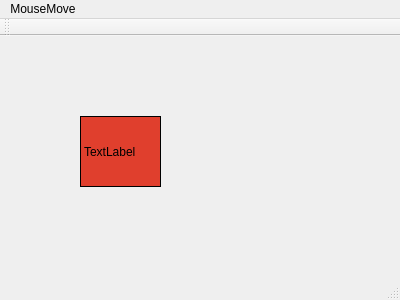
<?xml version="1.0" encoding="UTF-8"?>
<ui version="4.0">
 <class>MouseDlg</class>
 <widget class="QMainWindow" name="MouseDlg">
  <property name="geometry">
   <rect>
    <x>0</x>
    <y>0</y>
    <width>400</width>
    <height>300</height>
   </rect>
  </property>
  <property name="windowTitle">
   <string>MouseDlg</string>
  </property>
  <property name="autoFillBackground">
   <bool>true</bool>
  </property>
  <widget class="QWidget" name="centralWidget">
   <widget class="QLabel" name="label">
    <property name="geometry">
     <rect>
      <x>80</x>
      <y>80</y>
      <width>81</width>
      <height>71</height>
     </rect>
    </property>
    <property name="palette">
     <palette>
      <active>
       <colorrole role="WindowText">
        <brush brushstyle="SolidPattern">
         <color alpha="255">
          <red>0</red>
          <green>0</green>
          <blue>0</blue>
         </color>
        </brush>
       </colorrole>
       <colorrole role="Button">
        <brush brushstyle="SolidPattern">
         <color alpha="255">
          <red>224</red>
          <green>63</green>
          <blue>45</blue>
         </color>
        </brush>
       </colorrole>
       <colorrole role="Light">
        <brush brushstyle="SolidPattern">
         <color alpha="255">
          <red>255</red>
          <green>145</green>
          <blue>132</blue>
         </color>
        </brush>
       </colorrole>
       <colorrole role="Midlight">
        <brush brushstyle="SolidPattern">
         <color alpha="255">
          <red>239</red>
          <green>104</green>
          <blue>88</blue>
         </color>
        </brush>
       </colorrole>
       <colorrole role="Dark">
        <brush brushstyle="SolidPattern">
         <color alpha="255">
          <red>112</red>
          <green>31</green>
          <blue>22</blue>
         </color>
        </brush>
       </colorrole>
       <colorrole role="Mid">
        <brush brushstyle="SolidPattern">
         <color alpha="255">
          <red>149</red>
          <green>42</green>
          <blue>30</blue>
         </color>
        </brush>
       </colorrole>
       <colorrole role="Text">
        <brush brushstyle="SolidPattern">
         <color alpha="255">
          <red>0</red>
          <green>0</green>
          <blue>0</blue>
         </color>
        </brush>
       </colorrole>
       <colorrole role="BrightText">
        <brush brushstyle="SolidPattern">
         <color alpha="255">
          <red>255</red>
          <green>255</green>
          <blue>255</blue>
         </color>
        </brush>
       </colorrole>
       <colorrole role="ButtonText">
        <brush brushstyle="SolidPattern">
         <color alpha="255">
          <red>0</red>
          <green>0</green>
          <blue>0</blue>
         </color>
        </brush>
       </colorrole>
       <colorrole role="Base">
        <brush brushstyle="SolidPattern">
         <color alpha="255">
          <red>255</red>
          <green>255</green>
          <blue>255</blue>
         </color>
        </brush>
       </colorrole>
       <colorrole role="Window">
        <brush brushstyle="SolidPattern">
         <color alpha="255">
          <red>224</red>
          <green>63</green>
          <blue>45</blue>
         </color>
        </brush>
       </colorrole>
       <colorrole role="Shadow">
        <brush brushstyle="SolidPattern">
         <color alpha="255">
          <red>0</red>
          <green>0</green>
          <blue>0</blue>
         </color>
        </brush>
       </colorrole>
       <colorrole role="AlternateBase">
        <brush brushstyle="SolidPattern">
         <color alpha="255">
          <red>239</red>
          <green>159</green>
          <blue>150</blue>
         </color>
        </brush>
       </colorrole>
       <colorrole role="ToolTipBase">
        <brush brushstyle="SolidPattern">
         <color alpha="255">
          <red>255</red>
          <green>255</green>
          <blue>220</blue>
         </color>
        </brush>
       </colorrole>
       <colorrole role="ToolTipText">
        <brush brushstyle="SolidPattern">
         <color alpha="255">
          <red>0</red>
          <green>0</green>
          <blue>0</blue>
         </color>
        </brush>
       </colorrole>
      </active>
      <inactive>
       <colorrole role="WindowText">
        <brush brushstyle="SolidPattern">
         <color alpha="255">
          <red>0</red>
          <green>0</green>
          <blue>0</blue>
         </color>
        </brush>
       </colorrole>
       <colorrole role="Button">
        <brush brushstyle="SolidPattern">
         <color alpha="255">
          <red>224</red>
          <green>63</green>
          <blue>45</blue>
         </color>
        </brush>
       </colorrole>
       <colorrole role="Light">
        <brush brushstyle="SolidPattern">
         <color alpha="255">
          <red>255</red>
          <green>145</green>
          <blue>132</blue>
         </color>
        </brush>
       </colorrole>
       <colorrole role="Midlight">
        <brush brushstyle="SolidPattern">
         <color alpha="255">
          <red>239</red>
          <green>104</green>
          <blue>88</blue>
         </color>
        </brush>
       </colorrole>
       <colorrole role="Dark">
        <brush brushstyle="SolidPattern">
         <color alpha="255">
          <red>112</red>
          <green>31</green>
          <blue>22</blue>
         </color>
        </brush>
       </colorrole>
       <colorrole role="Mid">
        <brush brushstyle="SolidPattern">
         <color alpha="255">
          <red>149</red>
          <green>42</green>
          <blue>30</blue>
         </color>
        </brush>
       </colorrole>
       <colorrole role="Text">
        <brush brushstyle="SolidPattern">
         <color alpha="255">
          <red>0</red>
          <green>0</green>
          <blue>0</blue>
         </color>
        </brush>
       </colorrole>
       <colorrole role="BrightText">
        <brush brushstyle="SolidPattern">
         <color alpha="255">
          <red>255</red>
          <green>255</green>
          <blue>255</blue>
         </color>
        </brush>
       </colorrole>
       <colorrole role="ButtonText">
        <brush brushstyle="SolidPattern">
         <color alpha="255">
          <red>0</red>
          <green>0</green>
          <blue>0</blue>
         </color>
        </brush>
       </colorrole>
       <colorrole role="Base">
        <brush brushstyle="SolidPattern">
         <color alpha="255">
          <red>255</red>
          <green>255</green>
          <blue>255</blue>
         </color>
        </brush>
       </colorrole>
       <colorrole role="Window">
        <brush brushstyle="SolidPattern">
         <color alpha="255">
          <red>224</red>
          <green>63</green>
          <blue>45</blue>
         </color>
        </brush>
       </colorrole>
       <colorrole role="Shadow">
        <brush brushstyle="SolidPattern">
         <color alpha="255">
          <red>0</red>
          <green>0</green>
          <blue>0</blue>
         </color>
        </brush>
       </colorrole>
       <colorrole role="AlternateBase">
        <brush brushstyle="SolidPattern">
         <color alpha="255">
          <red>239</red>
          <green>159</green>
          <blue>150</blue>
         </color>
        </brush>
       </colorrole>
       <colorrole role="ToolTipBase">
        <brush brushstyle="SolidPattern">
         <color alpha="255">
          <red>255</red>
          <green>255</green>
          <blue>220</blue>
         </color>
        </brush>
       </colorrole>
       <colorrole role="ToolTipText">
        <brush brushstyle="SolidPattern">
         <color alpha="255">
          <red>0</red>
          <green>0</green>
          <blue>0</blue>
         </color>
        </brush>
       </colorrole>
      </inactive>
      <disabled>
       <colorrole role="WindowText">
        <brush brushstyle="SolidPattern">
         <color alpha="255">
          <red>112</red>
          <green>31</green>
          <blue>22</blue>
         </color>
        </brush>
       </colorrole>
       <colorrole role="Button">
        <brush brushstyle="SolidPattern">
         <color alpha="255">
          <red>224</red>
          <green>63</green>
          <blue>45</blue>
         </color>
        </brush>
       </colorrole>
       <colorrole role="Light">
        <brush brushstyle="SolidPattern">
         <color alpha="255">
          <red>255</red>
          <green>145</green>
          <blue>132</blue>
         </color>
        </brush>
       </colorrole>
       <colorrole role="Midlight">
        <brush brushstyle="SolidPattern">
         <color alpha="255">
          <red>239</red>
          <green>104</green>
          <blue>88</blue>
         </color>
        </brush>
       </colorrole>
       <colorrole role="Dark">
        <brush brushstyle="SolidPattern">
         <color alpha="255">
          <red>112</red>
          <green>31</green>
          <blue>22</blue>
         </color>
        </brush>
       </colorrole>
       <colorrole role="Mid">
        <brush brushstyle="SolidPattern">
         <color alpha="255">
          <red>149</red>
          <green>42</green>
          <blue>30</blue>
         </color>
        </brush>
       </colorrole>
       <colorrole role="Text">
        <brush brushstyle="SolidPattern">
         <color alpha="255">
          <red>112</red>
          <green>31</green>
          <blue>22</blue>
         </color>
        </brush>
       </colorrole>
       <colorrole role="BrightText">
        <brush brushstyle="SolidPattern">
         <color alpha="255">
          <red>255</red>
          <green>255</green>
          <blue>255</blue>
         </color>
        </brush>
       </colorrole>
       <colorrole role="ButtonText">
        <brush brushstyle="SolidPattern">
         <color alpha="255">
          <red>112</red>
          <green>31</green>
          <blue>22</blue>
         </color>
        </brush>
       </colorrole>
       <colorrole role="Base">
        <brush brushstyle="SolidPattern">
         <color alpha="255">
          <red>224</red>
          <green>63</green>
          <blue>45</blue>
         </color>
        </brush>
       </colorrole>
       <colorrole role="Window">
        <brush brushstyle="SolidPattern">
         <color alpha="255">
          <red>224</red>
          <green>63</green>
          <blue>45</blue>
         </color>
        </brush>
       </colorrole>
       <colorrole role="Shadow">
        <brush brushstyle="SolidPattern">
         <color alpha="255">
          <red>0</red>
          <green>0</green>
          <blue>0</blue>
         </color>
        </brush>
       </colorrole>
       <colorrole role="AlternateBase">
        <brush brushstyle="SolidPattern">
         <color alpha="255">
          <red>224</red>
          <green>63</green>
          <blue>45</blue>
         </color>
        </brush>
       </colorrole>
       <colorrole role="ToolTipBase">
        <brush brushstyle="SolidPattern">
         <color alpha="255">
          <red>255</red>
          <green>255</green>
          <blue>220</blue>
         </color>
        </brush>
       </colorrole>
       <colorrole role="ToolTipText">
        <brush brushstyle="SolidPattern">
         <color alpha="255">
          <red>0</red>
          <green>0</green>
          <blue>0</blue>
         </color>
        </brush>
       </colorrole>
      </disabled>
     </palette>
    </property>
    <property name="autoFillBackground">
     <bool>true</bool>
    </property>
    <property name="frameShape">
     <enum>QFrame::Box</enum>
    </property>
    <property name="text">
     <string>TextLabel</string>
    </property>
   </widget>
  </widget>
  <widget class="QToolBar" name="mainToolBar">
   <attribute name="toolBarArea">
    <enum>TopToolBarArea</enum>
   </attribute>
   <attribute name="toolBarBreak">
    <bool>false</bool>
   </attribute>
  </widget>
  <widget class="QStatusBar" name="statusBar"/>
  <widget class="QMenuBar" name="menuBar">
   <property name="geometry">
    <rect>
     <x>0</x>
     <y>0</y>
     <width>400</width>
     <height>31</height>
    </rect>
   </property>
   <widget class="QMenu" name="menu111">
    <property name="title">
     <string>MouseMove</string>
    </property>
   </widget>
   <addaction name="menu111"/>
  </widget>
 </widget>
 <layoutdefault spacing="6" margin="11"/>
 <resources/>
 <connections/>
</ui>
